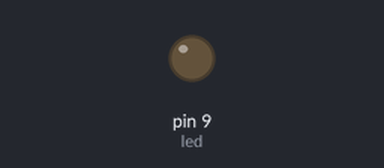
A sketch run on a simulated Arduino Uno, built with avr-gcc and run on an emulated ATmega328P. Shown: output pins drawn as LEDs (lit = HIGH).

Above: at 0.05 s.
At 0.95 s:
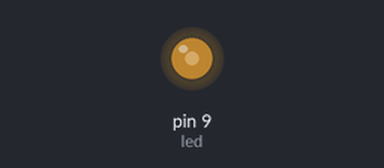
At 1.9 s:
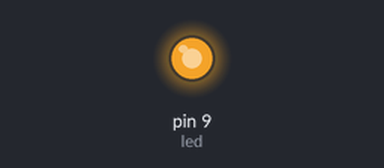
At 3.8 s:
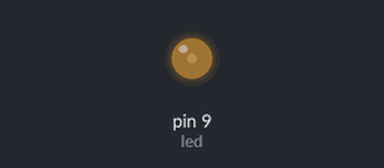
Timing chart, 0 to 5.4 s (numbered marks = the images above):
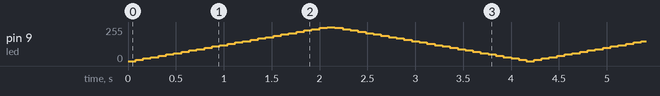

The sketch:

eng_code_for_fading_led_using_if_cond.ino
```cpp
int led =9;
int brightness=0;
int fadeamount=10;

void setup() {
pinMode (led,OUTPUT);

}

void loop() {
analogWrite (led , brightness);
brightness += fadeamount ;
delay(50);
if (brightness <=0 || brightness >= 255 ){
  fadeamount= -fadeamount ;

}
delay(30);
}
```
